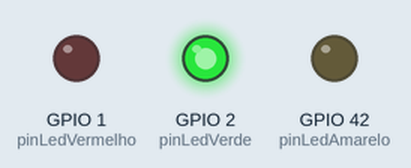
This program was run on a simulated ESP32-S3. On the bench: output pins drawn as LEDs (lit = HIGH). What the program prints to the serial monitor is not drawn.

Above: at 1.5 s.
At 4.0 s:
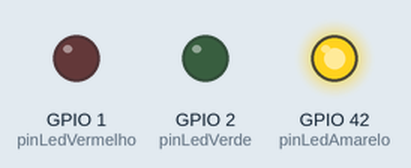
At 7.5 s:
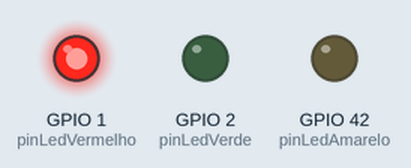
Timing chart, 0 to 13.0 s (numbered marks = the images above):
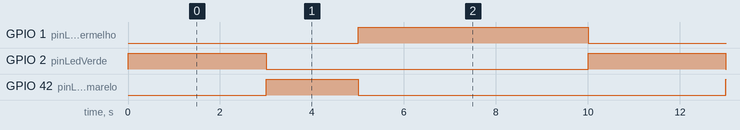

Measured:
- by itself, GPIO 1 (pinLedVermelho): alternates HIGH for 5.0 s and LOW for 5.0 s
- by itself, GPIO 2 (pinLedVerde): alternates HIGH for 3.0 s and LOW for 7.0 s
- by itself, GPIO 42 (pinLedAmarelo): alternates HIGH for 2.0 s and LOW for 8.0 s

The program:

main.cpp
```cpp
#include <Arduino.h>

int pinLedAmarelo = 42;
int pinLedVerde = 2;
int pinLedVermelho = 1  ;


int  estadoLedAmarelo = 0;
int  estadoLedVerde = 0;
int  estadoLedVermelho = 1;


int const intervaloLedVerde = 3;
int const intervaloLedVermelho = 5;

static int contador = 0;
int umSegundo = 1000;


void setup()
{

  Serial.begin(9600);
  pinMode(pinLedAmarelo, OUTPUT);
  pinMode(pinLedVerde, OUTPUT);
  pinMode(pinLedVermelho, OUTPUT);
}

void loop()
{

  unsigned long tempoAtual = millis();
  static unsigned long tempoInicial = 0;

  if(tempoAtual >= tempoInicial + umSegundo)
  {
    contador = contador + 1;
    if(contador >= 10) contador = 0;
    Serial.print(contador);
    tempoInicial = tempoAtual;
  }
  if(contador < intervaloLedVerde)
  {
    estadoLedVermelho = LOW;
    estadoLedVerde = HIGH;
}
  else if(contador < intervaloLedVermelho)
  {
    estadoLedVerde = LOW;
    estadoLedAmarelo = HIGH;
  }
  else
  {
    estadoLedAmarelo = LOW;
    estadoLedVermelho = HIGH;
  }
  digitalWrite(pinLedVermelho, estadoLedVermelho);
  digitalWrite(pinLedAmarelo, estadoLedAmarelo);
  digitalWrite(pinLedVerde, estadoLedVerde);
}
```
